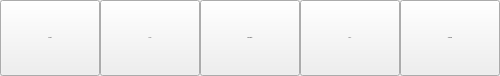
    <widget class="QWidget" name="wTabHeader" native="true">
     <property name="minimumSize">
      <size>
       <width>500</width>
       <height>76</height>
      </size>
     </property>
     <property name="maximumSize">
      <size>
       <width>500</width>
       <height>76</height>
      </size>
     </property>
     <property name="styleSheet">
      <string notr="true"/>
     </property>
     <layout class="QHBoxLayout" name="horizontalLayout_2">
      <property name="spacing">
       <number>0</number>
      </property>
      <property name="sizeConstraint">
       <enum>QLayout::SetDefaultConstraint</enum>
      </property>
      <property name="leftMargin">
       <number>0</number>
      </property>
      <property name="topMargin">
       <number>0</number>
      </property>
      <property name="rightMargin">
       <number>0</number>
      </property>
      <property name="bottomMargin">
       <number>0</number>
      </property>
      <item>
       <widget class="QToolButton" name="bAccount">
        <property name="minimumSize">
         <size>
          <width>100</width>
          <height>76</height>
         </size>
        </property>
        <property name="maximumSize">
         <size>
          <width>100</width>
          <height>76</height>
         </size>
        </property>
        <property name="font">
         <font>
          <pointsize>-1</pointsize>
         </font>
        </property>
        <property name="focusPolicy">
         <enum>Qt::StrongFocus</enum>
        </property>
        <property name="text">
         <string>Account</string>
        </property>
        <property name="icon">
         <iconset>
          <normaloff>://images/account_32.png</normaloff>://images/account_32.png</iconset>
        </property>
        <property name="iconSize">
         <size>
          <width>32</width>
          <height>32</height>
         </size>
        </property>
        <property name="checkable">
         <bool>true</bool>
        </property>
        <property name="toolButtonStyle">
         <enum>Qt::ToolButtonTextUnderIcon</enum>
        </property>
       </widget>
      </item>
      <item>
       <widget class="QToolButton" name="bSyncs">
        <property name="minimumSize">
         <size>
          <width>100</width>
          <height>76</height>
         </size>
        </property>
        <property name="maximumSize">
         <size>
          <width>100</width>
          <height>76</height>
         </size>
        </property>
        <property name="font">
         <font>
          <pointsize>-1</pointsize>
         </font>
        </property>
        <property name="focusPolicy">
         <enum>Qt::StrongFocus</enum>
        </property>
        <property name="styleSheet">
         <string notr="true"/>
        </property>
        <property name="text">
         <string>Syncs</string>
        </property>
        <property name="icon">
         <iconset>
          <normaloff>://images/syncs_32.png</normaloff>://images/syncs_32.png</iconset>
        </property>
        <property name="iconSize">
         <size>
          <width>32</width>
          <height>32</height>
         </size>
        </property>
        <property name="checkable">
         <bool>true</bool>
        </property>
        <property name="toolButtonStyle">
         <enum>Qt::ToolButtonTextUnderIcon</enum>
        </property>
       </widget>
      </item>
      <item>
       <widget class="QToolButton" name="bBandwidth">
        <property name="minimumSize">
         <size>
          <width>100</width>
          <height>76</height>
         </size>
        </property>
        <property name="maximumSize">
         <size>
          <width>100</width>
          <height>76</height>
         </size>
        </property>
        <property name="font">
         <font>
          <pointsize>-1</pointsize>
         </font>
        </property>
        <property name="focusPolicy">
         <enum>Qt::StrongFocus</enum>
        </property>
        <property name="text">
         <string>Bandwidth</string>
        </property>
        <property name="icon">
         <iconset>
          <normaloff>://images/bandwidth_32.png</normaloff>://images/bandwidth_32.png</iconset>
        </property>
        <property name="iconSize">
         <size>
          <width>32</width>
          <height>32</height>
         </size>
        </property>
        <property name="checkable">
         <bool>true</bool>
        </property>
        <property name="toolButtonStyle">
         <enum>Qt::ToolButtonTextUnderIcon</enum>
        </property>
       </widget>
      </item>
      <item>
       <widget class="QToolButton" name="bProxies">
        <property name="minimumSize">
         <size>
          <width>100</width>
          <height>76</height>
         </size>
        </property>
        <property name="maximumSize">
         <size>
          <width>100</width>
          <height>76</height>
         </size>
        </property>
        <property name="font">
         <font>
          <pointsize>-1</pointsize>
         </font>
        </property>
        <property name="focusPolicy">
         <enum>Qt::StrongFocus</enum>
        </property>
        <property name="text">
         <string>Proxy</string>
        </property>
        <property name="icon">
         <iconset resource="../Resources_linux.qrc">
          <normaloff>:/images/proxies_32.png</normaloff>:/images/proxies_32.png</iconset>
        </property>
        <property name="iconSize">
         <size>
          <width>32</width>
          <height>32</height>
         </size>
        </property>
        <property name="checkable">
         <bool>true</bool>
        </property>
        <property name="toolButtonStyle">
         <enum>Qt::ToolButtonTextUnderIcon</enum>
        </property>
       </widget>
      </item>
      <item>
       <widget class="QToolButton" name="bAdvanced">
        <property name="minimumSize">
         <size>
          <width>100</width>
          <height>76</height>
         </size>
        </property>
        <property name="maximumSize">
         <size>
          <width>100</width>
          <height>76</height>
         </size>
        </property>
        <property name="font">
         <font>
          <pointsize>-1</pointsize>
         </font>
        </property>
        <property name="focusPolicy">
         <enum>Qt::StrongFocus</enum>
        </property>
        <property name="text">
         <string>Advanced</string>
        </property>
        <property name="icon">
         <iconset resource="../Resources_linux.qrc">
          <normaloff>:/images/advanced_32.png</normaloff>:/images/advanced_32.png</iconset>
        </property>
        <property name="iconSize">
         <size>
          <width>32</width>
          <height>32</height>
         </size>
        </property>
        <property name="checkable">
         <bool>true</bool>
        </property>
        <property name="toolButtonStyle">
         <enum>Qt::ToolButtonTextUnderIcon</enum>
        </property>
       </widget>
      </item>
     </layout>
    </widget>
